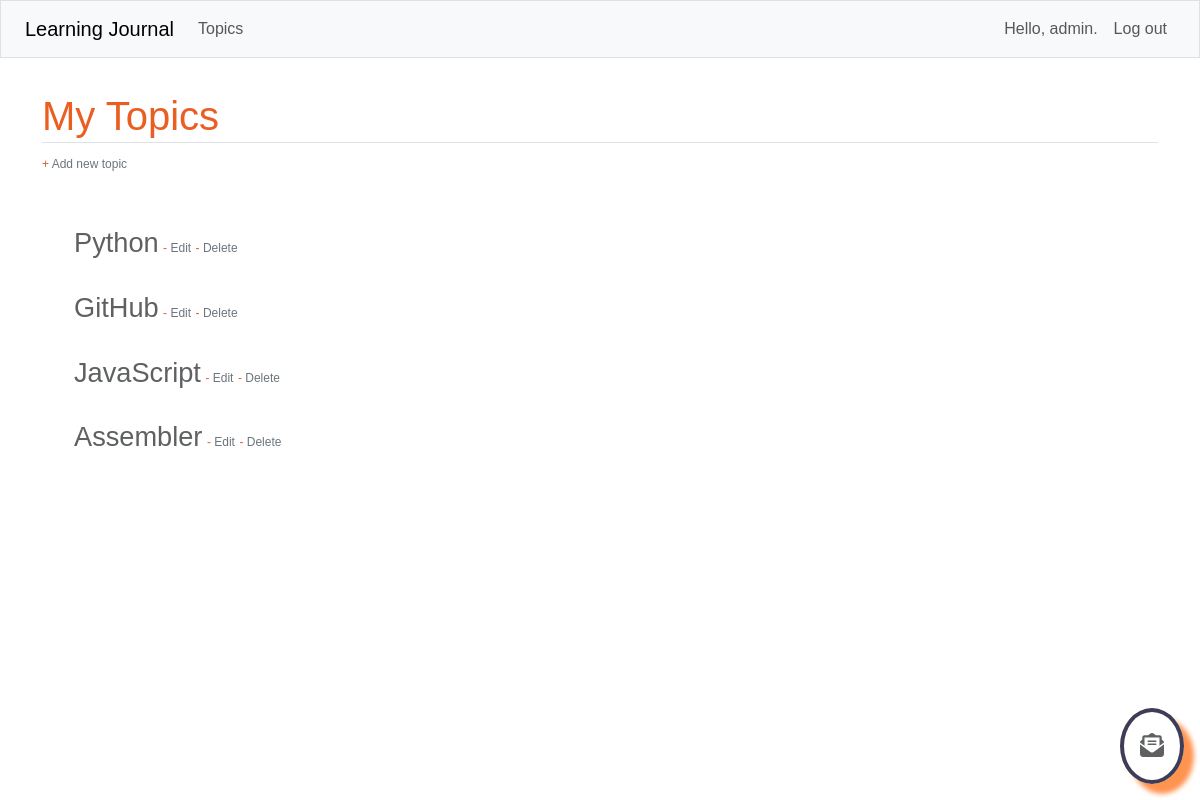
The page /topics/ (signed in) on the database as committed earlier.
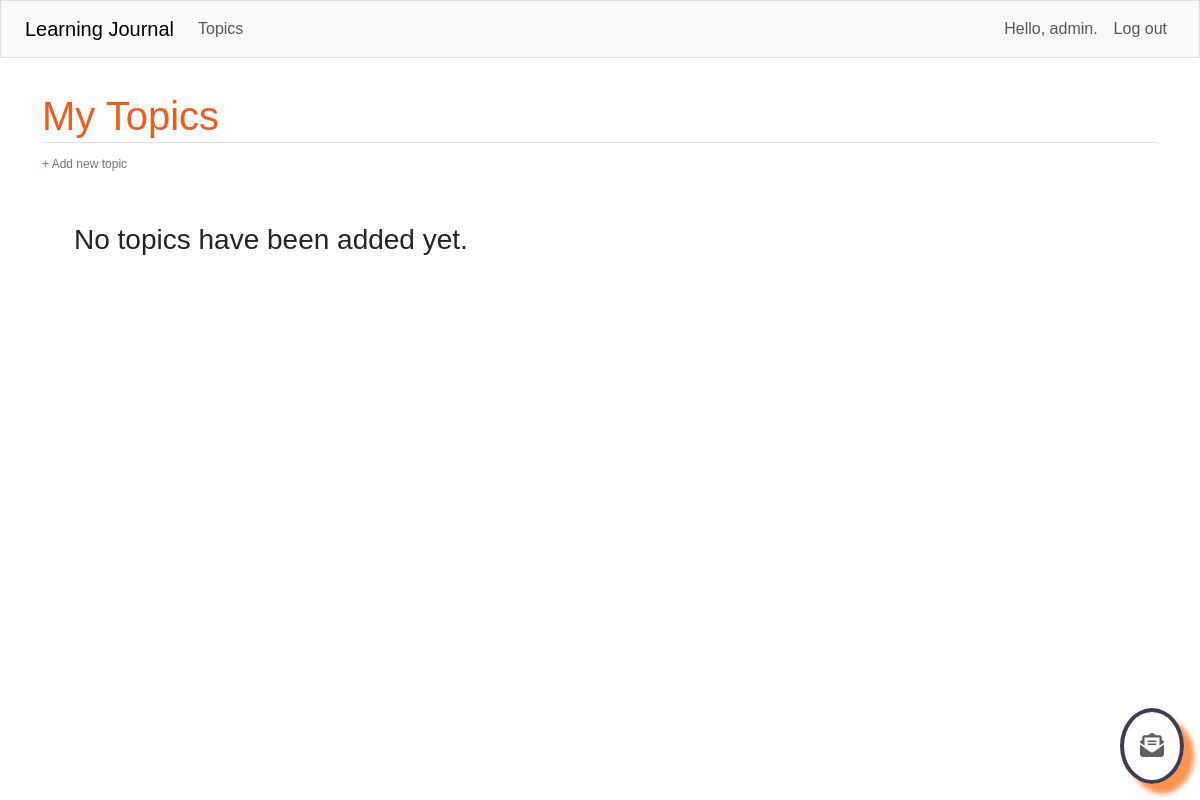
The same page on the database as committed later.
### learning_journals/models.py (models this page shows)
class Topic(models.Model):
    text = models.CharField(max_length=200)
    date_added = models.DateTimeField(auto_now_add=True)
    owner = models.ForeignKey(User, on_delete=models.CASCADE)
    def __str__(self):
        return self.text

### learning_journals/views.py (the view)
# urls.py: path('topics/', views.topics, name='topics'),
@login_required
def topics(request):
    topics = Topic.objects.filter(owner=request.user).order_by('date_added')
    context = {'topics': topics}
    return render(request, 'learning_journals/topics.html', context)

### learning_journals/templates/learning_journals/topics.html
{% extends "learning_journals/base.html" %}
{% load bootstrap5 %}
{% block page_header %}
<h1 class="mt-5 orange-deep myline">My Topics</h1>
{% endblock page_header %}
{% block content %}
<p cladd="mb-5">
  <a href="{% url 'learning_journals:new_topic' %}" class="edittopic"><span class="orange-deep">+ </span>Add new
    topic</a>
</p>
<ul class="mt-5 mb-5">
  {% for topic in topics %}
  <li class="mt-4">
    <a href="{% url 'learning_journals:topic' topic.id %}" class="topics">{{ topic }}</a>
    <a href="{% url 'learning_journals:edit_topic' topic.id %}" class="edittopic">
      <span class="orange-deep">-</span> Edit</a>
    <a href="{% url 'learning_journals:delete_topic' topic.id %}" class="edittopic">
      <span class="orange-deep">-</span> Delete</a>
  </li>
  {% empty %}
  <li>
    <h3>No topics have been added yet.</h3>
  </li>
  {% endfor %}
</ul>
<a class="darkgrey" href="{% url 'learning_journals:contact_us' %}">
  <div class="contactus-div darkgrey">
    <i class="fas fa-envelope-open-text"></i>
  </div>
</a>
{% endblock content %}

Rows that differ between the two databases and show on the page:
removed Topic: text "Python"
removed Topic: text "GitHub"
removed Topic: text "JavaScript"
removed Topic: text "Assembler"
Other text that changed with them:
text now shown: "No topics have been added yet."
